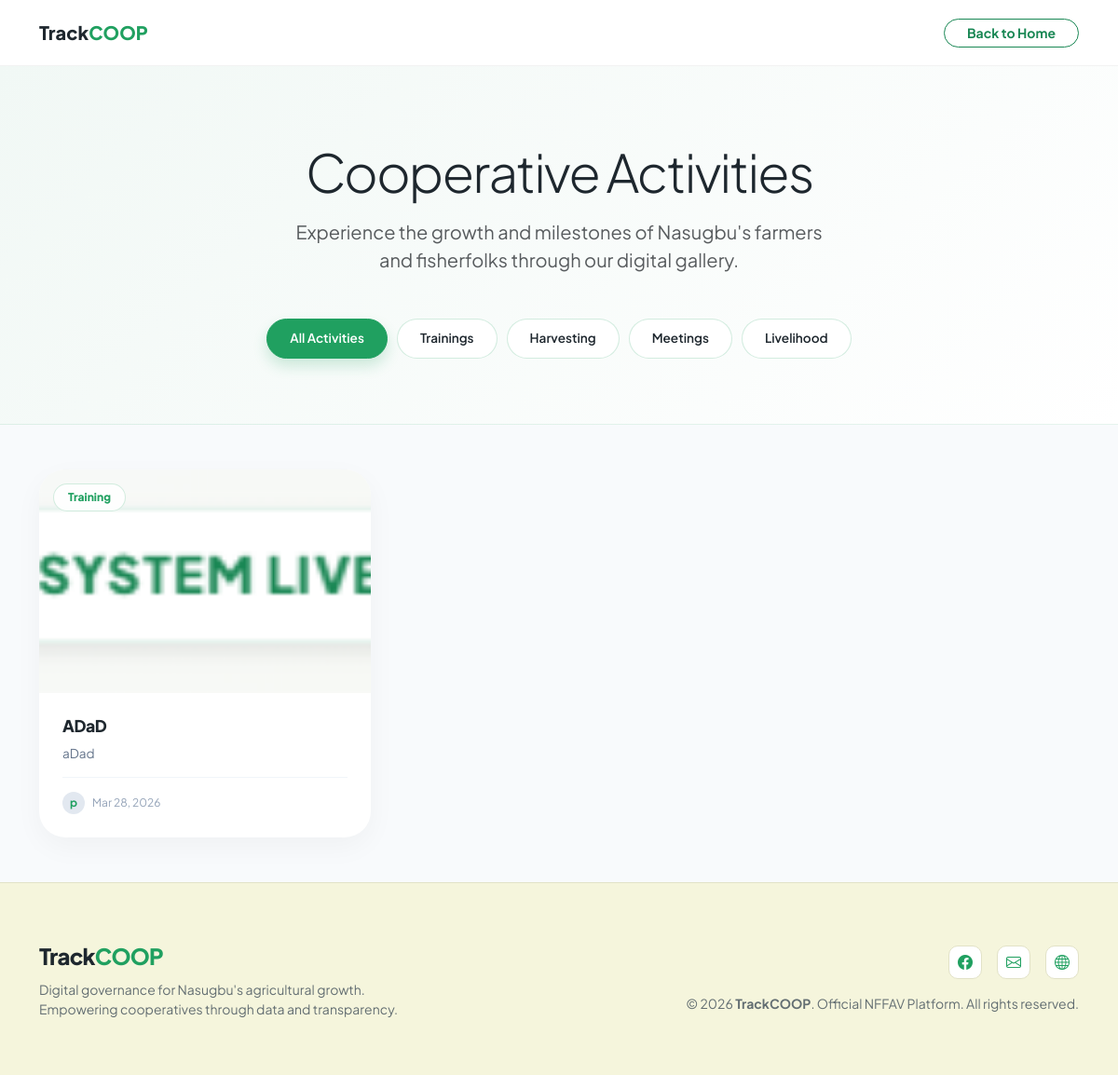
/media/media.php, run on the app's committed database.
### tables this page shows
CREATE TABLE `media_activities` (
  `id` int(11) NOT NULL,
  `title` varchar(255) NOT NULL,
  `description` text NOT NULL,
  `category` varchar(100) NOT NULL,
  `activity_date` date NOT NULL,
  `file_path` varchar(255) NOT NULL,
  `uploaded_by` int(11) NOT NULL,
  `created_at` timestamp NOT NULL DEFAULT current_timestamp()
);

CREATE TABLE `users` (
  `id` int(11) NOT NULL,
  `first_name` varchar(50) NOT NULL,
  `middle_name` varchar(50) DEFAULT NULL,
  `last_name` varchar(50) NOT NULL,
  `username` varchar(50) NOT NULL,
  `password` varchar(255) NOT NULL,
  `sector` enum('Rice Sector','Corn Sector','Fishery','Livestock') NOT NULL,
  `role` varchar(50) DEFAULT NULL,
  `status` varchar(50) DEFAULT NULL,
  `created_at` timestamp NOT NULL DEFAULT current_timestamp()
);

### media/media.php (the view, shortened to what this page needs)
<?php
include '../auth/db_connect.php';
$category_filter = isset($_GET['category']) ? $_GET['category'] : 'All';
$sql = "SELECT m.*, u.first_name, u.last_name
        FROM media_activities m
        JOIN users u ON m.uploaded_by = u.id";
$sql .= " ORDER BY m.activity_date DESC";
$result = mysqli_query($conn, $sql);
?>
<!DOCTYPE html>
<html lang="en">
<head>
    <link href="https://cdn.jsdelivr.net/npm/bootstrap@5.3.0/dist/css/bootstrap.min.css" rel="stylesheet">
    <link href="https://cdn.jsdelivr.net/npm/bootstrap-icons@1.10.5/font/bootstrap-icons.css" rel="stylesheet">
    <link rel="stylesheet" href="../includes/footer.css">
</head>
<body>
<nav class="navbar navbar-expand-lg sticky-top">
    <div class="container">
        <a class="navbar-brand" href="../index.php">Track<span>COOP</span></a>
        <div class="ms-auto">
            <a href="../index.php" class="btn btn-outline-success btn-sm rounded-pill px-4 fw-bold">Back to Home</a>
        </div>
    </div>
</nav>
<div class="gallery-header">
    <div class="container text-center">
        <h1 class="fw-800 display-4 mb-3" style="letter-spacing: -2px; color: var(--track-dark);">Cooperative Activities</h1>
        <p class="text-muted fs-5 mb-5 mx-auto" style="max-width: 600px;">Experience the growth and milestones of Nasugbu's farmers and fisherfolks through our digital gallery.</p>
        <div class="d-flex flex-wrap justify-content-center mt-4">
            <a href="?category=All" class="filter-btn <?php echo $category_filter === 'All' ? 'active' : ''; ?>">All Activities</a>
            <a href="?category=Training" class="filter-btn <?php echo $category_filter === 'Training' ? 'active' : ''; ?>">Trainings</a>
            <a href="?category=Harvesting" class="filter-btn <?php echo $category_filter === 'Harvesting' ? 'active' : ''; ?>">Harvesting</a>
            <a href="?category=Meeting" class="filter-btn <?php echo $category_filter === 'Meeting' ? 'active' : ''; ?>">Meetings</a>
            <a href="?category=Livelihood" class="filter-btn <?php echo $category_filter === 'Livelihood' ? 'active' : ''; ?>">Livelihood</a>
        </div>
    </div>
</div>
<div class="container py-5">
    <?php if (mysqli_num_rows($result) > 0): ?>
        <div class="row g-4">
            <?php while ($row = mysqli_fetch_assoc($result)): ?>
                <div class="col-lg-4 col-md-6">
                    <div class="media-card">
                        <div class="media-img-container">
                            <img src="../<?php echo htmlspecialchars($row['file_path']); ?>" alt="<?php echo htmlspecialchars($row['title']); ?>">
                            <div class="category-badge"><?php echo htmlspecialchars($row['category']); ?></div>
                        </div>
                        <div class="media-body">
                            <h5 class="media-title"><?php echo htmlspecialchars($row['title']); ?></h5>
                            <p class="media-desc small"><?php echo htmlspecialchars($row['description']); ?></p>
                            <div class="media-footer">
                                <div class="uploader-info">
                                    <div class="uploader-avatar"><?php echo substr($row['first_name'], 0, 1); ?></div>
                                    <span><?php echo date('M d, Y', strtotime($row['activity_date'])); ?></span>
                                </div>
                            </div>
                        </div>
                    </div>
                </div>
            <?php endwhile; ?>
        </div>
    <?php endif; ?>
</div>
<?php include '../includes/footer.php'; ?>
</body>
</html>

### media/media.php (style rules this page uses)
:root { --track-green: #20a060; --track-dark: #1e272e; }
body { font-family: 'Plus Jakarta Sans', sans-serif; background-color: #f8fafc; }
.navbar { background: white; border-bottom: 1px solid rgba(0,0,0,0.05); padding: 15px 0; }
.navbar-brand { font-weight: 800; color: var(--track-dark); }
.navbar-brand span { color: var(--track-green); }
.gallery-header { padding: 80px 0 60px; background: linear-gradient(135deg, #f1f8f5 0%, #ffffff 100%); border-bottom: 1px solid rgba(32, 160, 96, 0.1); }
.filter-btn { padding: 10px 24px; border-radius: 50px; border: 1px solid rgba(32, 160, 96, 0.2); background: white; color: var(--track-dark); font-weight: 600; font-size: 0.85rem; transition: all 0.3s ease; text-decoration: none; display: inline-block; margin: 0 5px 10px; }
.filter-btn:hover, .filter-btn.active { background: var(--track-green); color: white; border-color: var(--track-green); box-shadow: 0 8px 15px rgba(32, 160, 96, 0.2); }
.media-card { background: white; border-radius: 28px; border: none; overflow: hidden; transition: all 0.4s cubic-bezier(0.175, 0.885, 0.32, 1.275); box-shadow: 0 10px 30px rgba(0,0,0,0.04); height: 100%; position: relative; }
.media-img-container { width: 100%; height: 240px; overflow: hidden; position: relative; }
.media-img-container img { width: 100%; height: 100%; object-fit: cover; transition: 0.5s ease; }
.category-badge { position: absolute; top: 15px; left: 15px; background: rgba(255, 255, 255, 0.85); backdrop-filter: blur(8px); padding: 5px 15px; border-radius: 50px; font-size: 0.75rem; font-weight: 800; color: var(--track-green); border: 1px solid rgba(32, 160, 96, 0.2); }
.media-body { padding: 25px; }
.media-title { font-weight: 800; font-size: 1.1rem; color: var(--track-dark); margin-bottom: 8px; letter-spacing: -0.5px; }
.media-desc { font-size: 0.85rem; color: #64748b; line-height: 1.6; margin-bottom: 15px; }
.media-footer { border-top: 1px solid #f1f5f9; padding-top: 15px; display: flex; justify-content: space-between; align-items: center; }
.uploader-info { display: flex; align-items: center; font-size: 0.75rem; color: #94a3b8; }
.uploader-avatar { width: 24px; height: 24px; background: #e2e8f0; border-radius: 50%; display: flex; align-items: center; justify-content: center; margin-right: 8px; font-weight: bold; color: var(--track-green); }

### data on the page
media_activities: file_path (picture), category "Training", title "ADaD", description "aDad", uploaded_by.first_name "p", activity_date "Mar 28, 2026"
